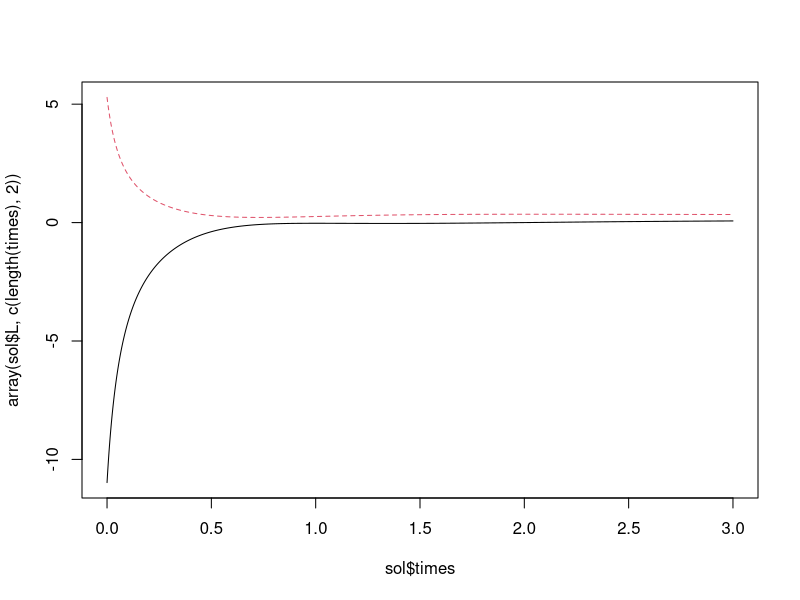
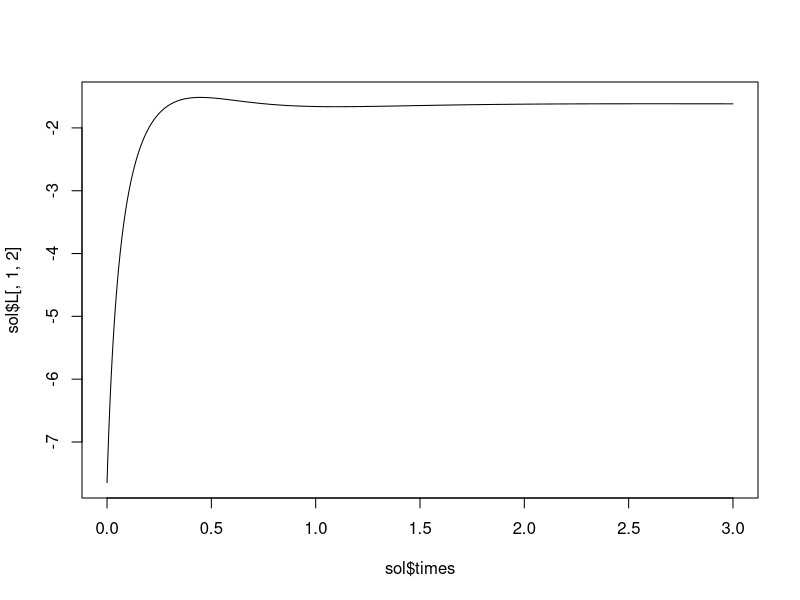
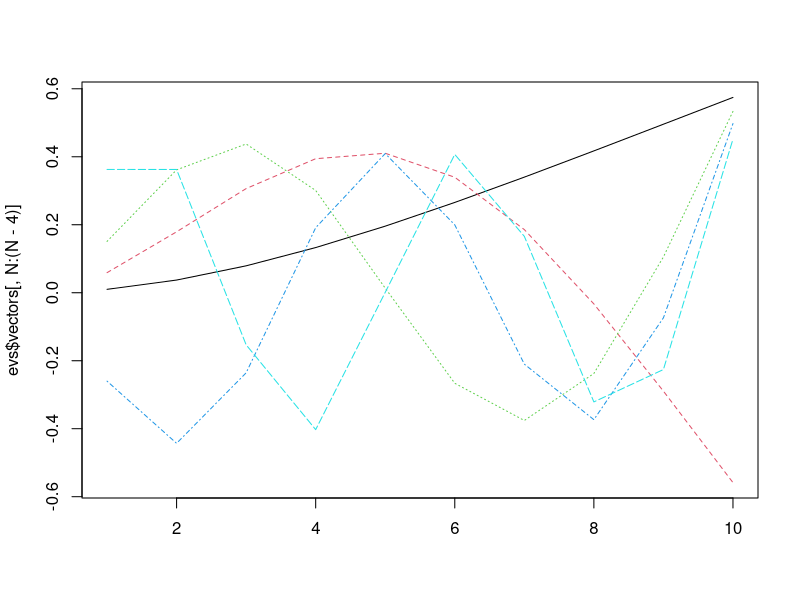
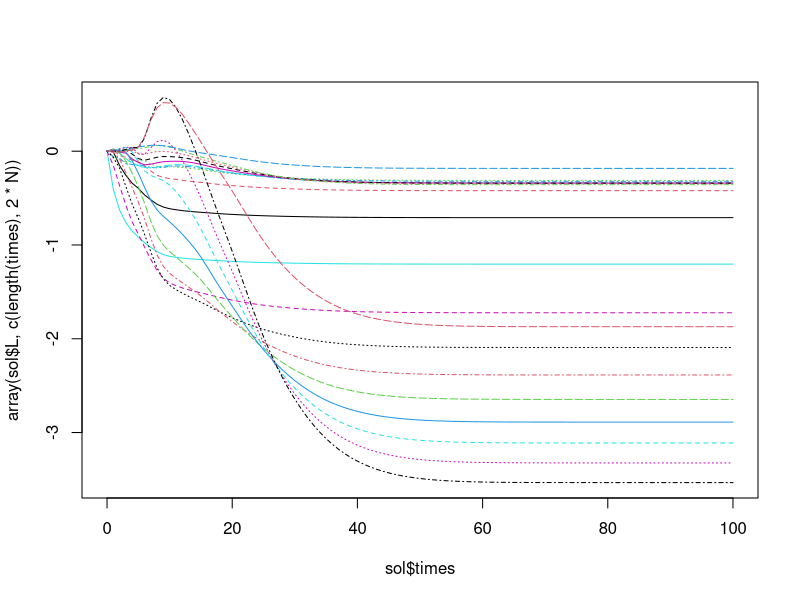

These figures' R source, in order: (Note: this script raises an error after producing the figures.)
### LQR Tracking a quadratic reference

rm(list=ls())
graphics.off()


### System dynamics
a <- -1
b <- 1

### Reference dynamics
aR <- 0

A <- matrix(c(0,0,0,aR),nrow=2,ncol=2)
F <- matrix(c(1,0),nrow=2,ncol=1)
G <- matrix(c(0,1),nrow=2,ncol=2)

Q <- matrix(c(1,-1,-1,1),nrow=2,ncol=2)
R <- 1
P <- NULL

nx <- 3
nu <- 2
nb <- 3


A <- matrix(rnorm(nx*nx),nrow=nx,ncol=nx)
F <- matrix(rnorm(nx*nu),nrow=nx,ncol=nu)
G <- matrix(rnorm(nx*nb),nrow=nx,ncol=nb)

Q <- matrix(rnorm(nx*nx),nrow=nx,ncol=nx)
Q <- Q %*% t(Q)

R <- matrix(rnorm(nu*nu),nrow=nu,ncol=nu)
R <- R %*% t(R)

P <- matrix(rnorm(nx*nx),nrow=nx,ncol=nx)
P <- P %*% t(P)

Riccati <- function(time,Ss,par)
    {
        S <- matrix(Ss[1:(length(Ss)-1)],nrow=nrow(par$A))
        SA <- S %*% par$A
        dSdt <- SA + t(SA) - S %*% par$FRiF %*% S + par$Q
        dsdt <- 0.5*sum(diag(par$Gt %*% S %*% par$G))

        return(list(c(as.numeric(dSdt),dsdt)))
    }


lqr <- function(times,A,F,G,Q,R,P=NULL)
{
        RiF <- solve(R,t(F))

        if(is.null(P)) P <- array(0,rep(nrow(A),2))
        
        par <- list(A = A,G = G,Gt = t(G),FRiF = F %*% RiF,Q=Q)
        
        require(deSolve)

        sol <- ode(y = c(as.numeric(P),0),times=times,func=Riccati,parms=par)

        SvecToGain <- function(Ss) as.numeric(-RiF %*% matrix(Ss[2:(length(Ss)-1)],nrow=nrow(par$A)))

        s <- sol[,ncol(sol)]
        S <- array(sol[,2:(ncol(sol)-1)],c(length(times),nrow(A),nrow(A)))
        L <- apply(sol,1,SvecToGain)

        L <- array(t(L),c(length(times),ncol(F),nrow(A)))

        return(list(times=times,A=A,F=F,G=G,Q=Q,R=R,P=P,S=S,s=s,L=L))

    }

times <- seq(0,30,0.01)/10
sol <- lqr(times,A,F,G,Q,R,P)
        
# matplot(sol$times, [,1],sol[,1+(1:length(A))],type="l")

matplot(sol$times,array(sol$L,c(length(times),2)),type="l")

plot(sol$times,sol$L[,1,2],type="l")

### Beam example

L <- 10
N <- 10
dx <- L/N
EI <- 1
rhoA <- 1

e1 <- 0.1
nu <- 0.1
    
dx2 <- (L/N)^2

mydiag <- function(x,k)
    {
        if(k==0) return(diag(x))
        if(k>0) return(cbind(rbind(array(0,c(k,length(x))),diag(x)),array(0,c(length(x)+k,k))))
        if(k<0) return(t(mydiag(x,-k)))
    }

y2M <- EI/dx2*rbind(c(2,rep(0,N-1)),mydiag(rep(1,N-1),-1) + mydiag(c(rep(1,N-2),0),1) - diag(c(2,rep(2,N-2),0)))

M2a <- 1/rhoA/dx2*cbind(c(1,rep(0,N-1)),diag(rep(-2,N)) + mydiag(rep(1,N-1),-1) + mydiag(c(rep(1,N-2,),2),1))

K <- M2a %*% y2M
evs <- eigen(K)
matplot(evs$vectors[,N:(N-4)],type="l")

O <- array(0,c(N,N))
I <- diag(rep(1,N))
A <- rbind(cbind(O,I),
           cbind(-K,-e1*K-nu*diag(rep(1,N))))

Q <- cbind(y2M,array(0,c(N+1,N)))
Q <- t(Q) %*% Q

Q <- diag(rep(1,nrow(A)))

F <- matrix(c(rep(0,N),M2a[,1]),nrow=2*N,ncol=1)
G <- matrix(0,nrow=2*N,ncol=1)
G[2*N,1] <- 1
R <- 1
P <-  NULL

times <- seq(0,100,1)
sol <- lqr(times,A,F,G,Q,R,P)
        
# matplot(sol$times, [,1],sol[,1+(1:length(A))],type="l")

matplot(sol$times,array(sol$L,c(length(times),2*N)),type="l")

X11()
par(mfrow=c(2,1))
plot(sol$L[length(times),1,1:N])
plot(sol$L[length(times),1,N+(1:N)])
